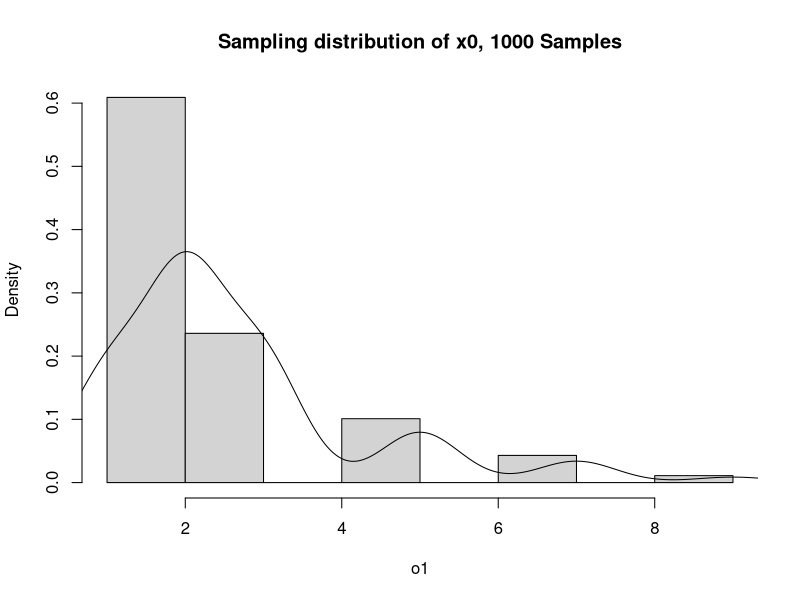

Here is the R script that generated this plot:
## ---- chunk 1
x0 = c(1:3, 5, 7, 9)
p0 = c(.2, .4, .24, .10, .05, .01)
mu0 = sum(x0 * p0) / sum(p0)
print(mu0)
## ---- chunk 2
o1 = sample(x0, 1000, replace=T, prob = p0)
## ---- chunk 3
rs1 = hist(o1, prob=T, main='Sampling distribution of x0, 1000 Samples')
lines(density(o1, adjust=3))
